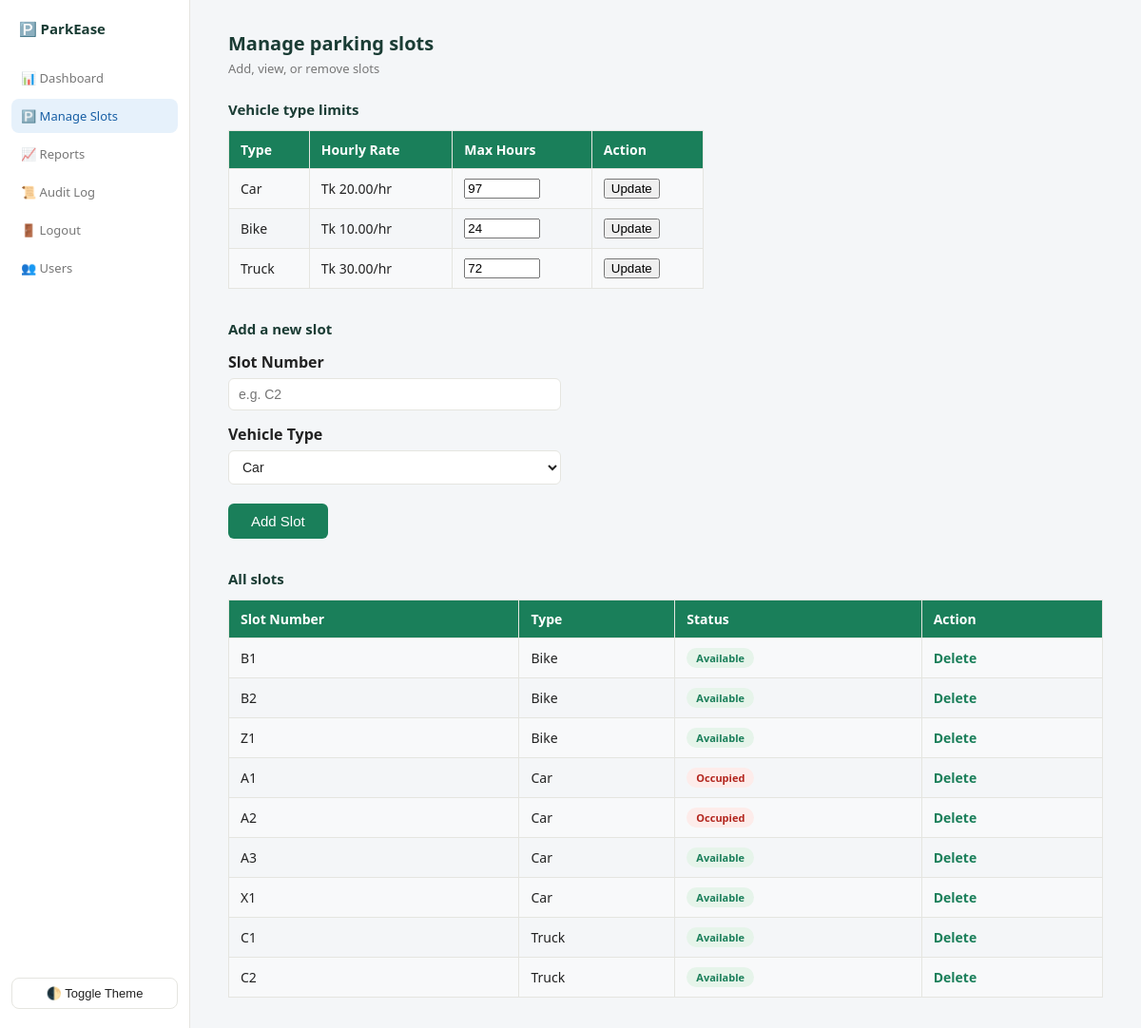
The page /manage_slots.php (signed in) on the database its author committed.
### tables this page shows
CREATE TABLE `vehicle_types` (
  `type_id` int(11) NOT NULL,
  `type_name` varchar(50) NOT NULL,
  `hourly_rate` decimal(10,2) NOT NULL,
  `max_hours` int(11) NOT NULL DEFAULT 24
);

CREATE TABLE `parking_slots` (
  `slot_id` int(11) NOT NULL,
  `slot_number` varchar(20) NOT NULL,
  `type_id` int(11) NOT NULL,
  `status` enum('available','occupied') DEFAULT 'available'
);

### manage_slots.php (the view, shortened to what this page needs)
<?php
include 'db_connect.php';
$types = $conn->query("SELECT * FROM vehicle_types");
$slots_sql = "
    SELECT s.slot_id, s.slot_number, s.status, vt.type_name
    FROM parking_slots s
    JOIN vehicle_types vt ON s.type_id = vt.type_id
    ORDER BY vt.type_name, s.slot_number
";
$slots = $conn->query($slots_sql);
?>
<!DOCTYPE html>
<html>
<head>
    <link rel="stylesheet" href="style.css">
</head>
<body>
<div class="app-shell">
    <?php include 'sidebar.php'; ?>
    <div class="main-content">
        <p class="page-title">Manage parking slots</p>
        <p class="page-subtitle">Add, view, or remove slots</p>
        <p class="section-title">Vehicle type limits</p>
        <table style="max-width:500px;margin-bottom:2rem;">
            <tr><th>Type</th><th>Hourly Rate</th><th>Max Hours</th><th>Action</th></tr>
            <?php
            $type_rows = $conn->query("SELECT * FROM vehicle_types");
            while ($t = $type_rows->fetch_assoc()) { ?>
                <tr>
                    <form action="update_type_limit.php" method="POST">
                        <td><?php echo ucfirst($t['type_name']); ?></td>
                        <td>Tk <?php echo $t['hourly_rate']; ?>/hr</td>
                        <td>
                            <input type="number" name="max_hours" value="<?php echo $t['max_hours']; ?>" min="1" style="width:80px;">
                        </td>
                        <td><button type="submit" style="margin-top:0;">Update</button></td>
                    </form>
                </tr>
            <?php } ?>
        </table>
        <p class="section-title">Add a new slot</p>
        <div style="max-width:400px;margin-bottom:2rem;">
            <form action="add_slot.php" method="POST">
                <label>Slot Number</label>
                <input type="text" name="slot_number" placeholder="e.g. C2" required>
                <label>Vehicle Type</label>
                <select name="type_id" required>
                    <?php $types->data_seek(0); while ($row = $types->fetch_assoc()) { ?>
                        <option value="<?php echo $row['type_id']; ?>"><?php echo ucfirst($row['type_name']); ?></option>
                    <?php } ?>
                </select>
                <button type="submit">Add Slot</button>
            </form>
        </div>
        <p class="section-title">All slots</p>
        <table>
            <tr><th>Slot Number</th><th>Type</th><th>Status</th><th>Action</th></tr>
            <?php while ($row = $slots->fetch_assoc()) { ?>
                <tr>
                    <td><?php echo $row['slot_number']; ?></td>
                    <td><?php echo ucfirst($row['type_name']); ?></td>
                    <td>
                        <?php if ($row['status'] === 'available') { ?>
                            <span class="badge badge-available">Available</span>
                        <?php } else { ?>
                            <span class="badge badge-occupied">Occupied</span>
                        <?php } ?>
                    </td>
                    <td>
                        <a href="delete_slot.php?id=<?php echo $row['slot_id']; ?>"
                           onclick="return confirm('Delete this slot?');">Delete</a>
                    </td>
                </tr>
            <?php } ?>
        </table>
    </div>
</div>
</body>
</html>

### style.css (style rules this page uses)
:root { --bg-main: #f4f6f8; --bg-card: #ffffff; --text-main: #222; --text-heading: #1a3c34; --text-muted: #777; --border-color: #e5e5e0; --accent: #1a7f5a; --accent-hover: #146449; --sidebar-active-bg: #e6f1fb; --sidebar-active-text: #185fa5; --table-header-bg: #1a7f5a; --table-row-alt: #f8f9fa; --success-bg: #e6f4ea; --success-text: #1a7f5a; --danger-bg: #fdecea; --danger-text: #b3261e; }
* { box-sizing: border-box; }
body { font-family: 'Segoe UI', Arial, sans-serif; background-color: var(--bg-main); color: var(--text-main); margin: 0; padding: 0; }
form label { font-weight: 600; display: block; margin-top: 14px; color: var(--text-main); }
form input[type="text"], form input[type="email"], form input[type="password"], form select { width: 100%; max-width: 350px; padding: 8px 10px; margin-top: 6px; border: 1px solid var(--border-color); border-radius: 6px; font-size: 14px; background: var(--bg-card); color: var(--text-main); }
form button { margin-top: 20px; background-color: var(--accent); color: white; border: none; padding: 10px 24px; border-radius: 6px; font-size: 15px; cursor: pointer; }
a { color: var(--accent); text-decoration: none; font-weight: 600; }
table { border-collapse: collapse; width: 100%; margin-top: 12px; }
table th, table td { border: 1px solid var(--border-color); padding: 10px 12px; text-align: left; font-size: 14px; color: var(--text-main); }
table th { background-color: var(--table-header-bg); color: white; }
table tr:nth-child(even) { background-color: var(--table-row-alt); }
.app-shell { display: flex; min-height: 100vh; }
.main-content { flex: 1; padding: 2rem 2.5rem; }
.page-title { font-size: 20px; font-weight: 600; color: var(--text-heading); margin: 0 0 4px; }
.page-subtitle { font-size: 13px; color: var(--text-muted); margin: 0 0 1.5rem; }
.badge { font-size: 11px; font-weight: 600; padding: 3px 10px; border-radius: 20px; display: inline-block; }
.badge-occupied { background: var(--danger-bg); color: var(--danger-text); }
.badge-available { background: var(--success-bg); color: var(--success-text); }
.section-title { font-size: 15px; font-weight: 600; color: var(--text-heading); margin: 0 0 10px; }

### rows shown on the page
vehicle_types: type_name "Car", hourly_rate "20.00", max_hours "97"
vehicle_types: type_name "Bike", hourly_rate "10.00", max_hours "24"
vehicle_types: type_name "Truck", hourly_rate "30.00", max_hours "72"
parking_slots: slot_number "B1", type.type_name "Bike", status "Available"
parking_slots: slot_number "B2", type.type_name "Bike", status "Available"
parking_slots: slot_number "Z1", type.type_name "Bike", status "Available"
parking_slots: slot_number "A1", type.type_name "Car", status "Occupied"
parking_slots: slot_number "A2", type.type_name "Car", status "Occupied"
parking_slots: slot_number "A3", type.type_name "Car", status "Available"
parking_slots: slot_number "X1", type.type_name "Car", status "Available"
parking_slots: slot_number "C1", type.type_name "Truck", status "Available"
parking_slots: slot_number "C2", type.type_name "Truck", status "Available"

### other values the page prints
form field type_id "Car"
